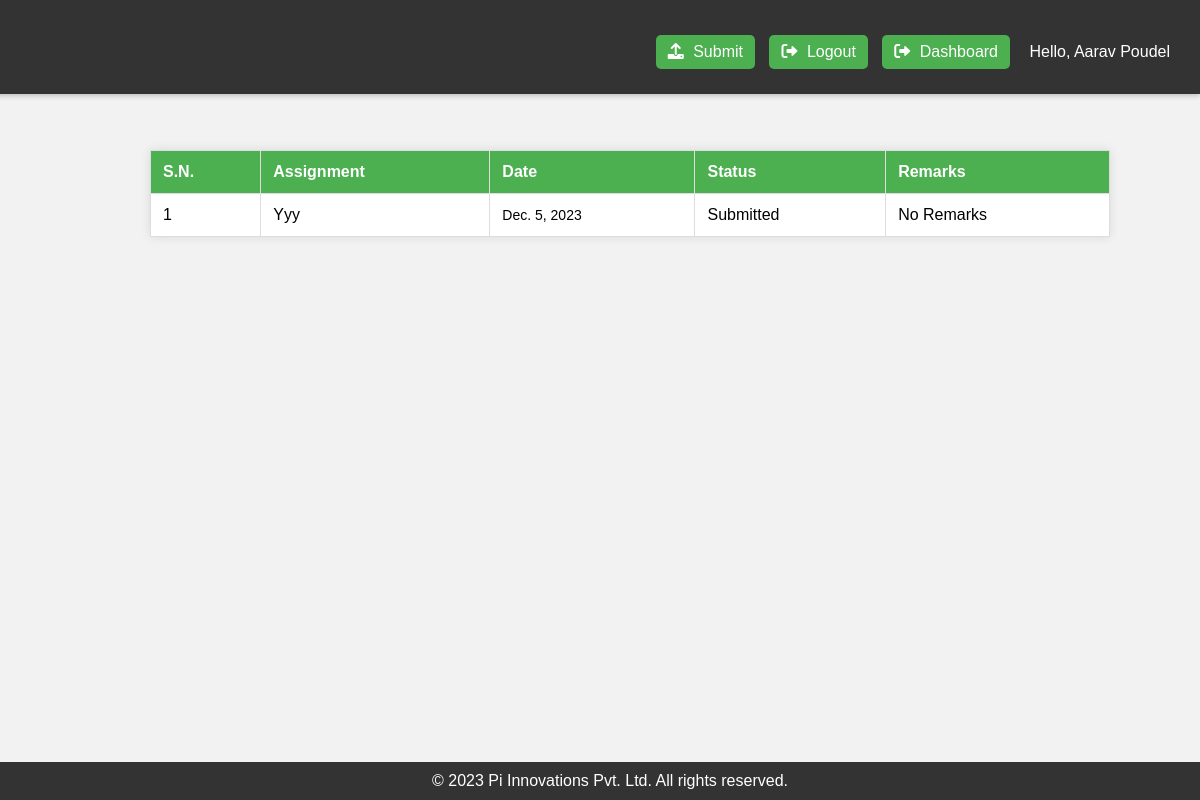
Page / (signed in) on the earlier database version.
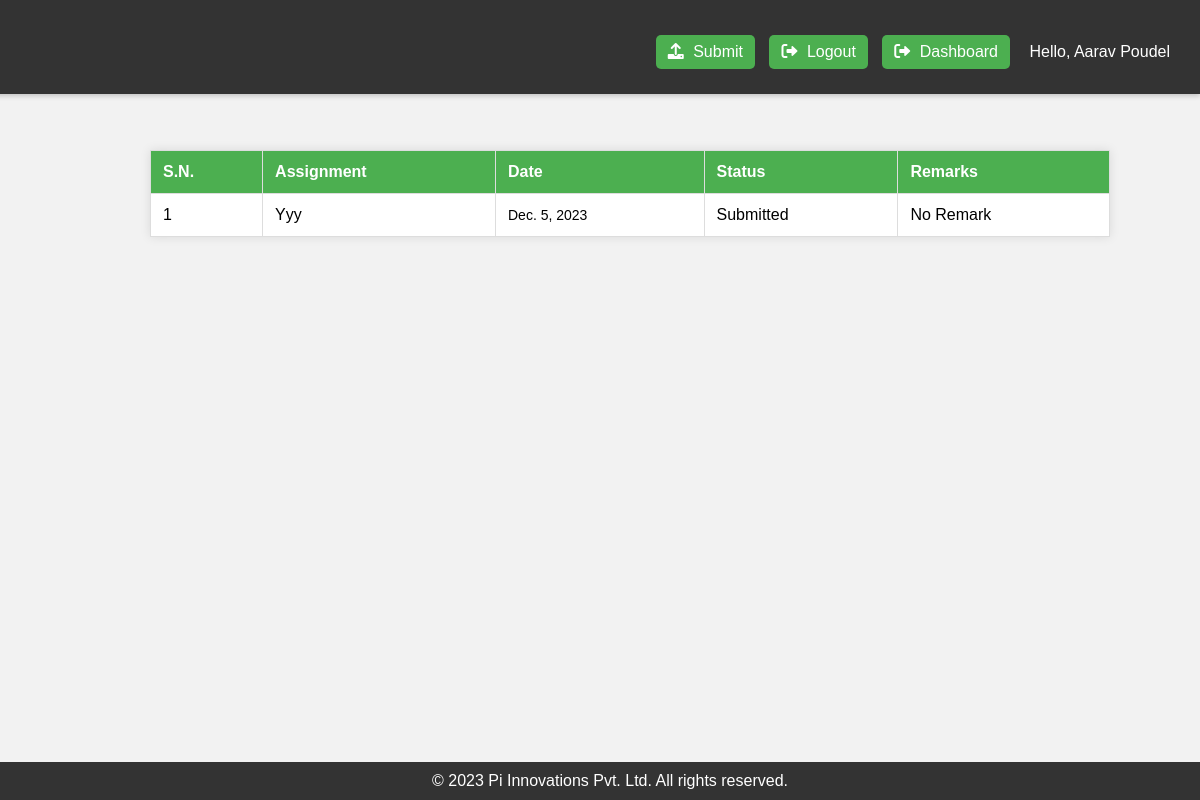
Same page on the later database version.
### assignmentapp/models.py (models this page shows, shortened)
class Assignment(models.Model):
    title = models.CharField(max_length=200)
    uploadedDate = models.DateField(auto_now_add=True,null=True,blank=True)
    uploaded_by = models.ForeignKey(User, on_delete=models.CASCADE)
    file = models.FileField(upload_to='assignments/')
    status = models.CharField(max_length = 10,choices = (('Checked','Checked'),
                                                        ('Submitted','Submitted')),default='Submitted')
    remarks = models.TextField(default="No Remarks")

### assignmentapp/views.py (the view)
# urls.py: path('',views.home,name='home'),
def home(request):
    stu = None
    if request.user.is_authenticated:
        assignments = Assignment.objects.filter(uploaded_by=request.user)
        stu = Student.objects.get(user=request.user)
    else:
        assignments = []
    return render(request, 'home.html', {'assignments': assignments,'student':stu})

### templates/home.html (shortened to what this page needs)
<!DOCTYPE html>
<html lang="en">
<head>
    <link rel="stylesheet" href="https://cdnjs.cloudflare.com/ajax/libs/font-awesome/6.0.0/css/all.min.css">
</head>
<body>
    <nav>
        <div class="container">
            {% if user.is_authenticated %}
                <button onclick="location.href='{% url 'submit' %}'"><i class="fas fa-upload"></i> Submit</button>
                <button onclick="location.href='{% url 'logout' %}'"><i class="fas fa-sign-out-alt"></i> Logout</button>
                <button onclick="location.href='{% url 'dashboard' %}'"><i class="fas fa-sign-out-alt"></i> Dashboard</button>
                <span>Hello, {{ student.name }}</span>
            {% else %}
                <button onclick="location.href='{% url 'register' %}'"><i class="fas fa-user-plus"></i> Register</button>
                <button onclick="location.href='{% url 'login' %}'"><i class="fas fa-sign-in-alt"></i> Login</button>
            {% endif %}
        </div>
    </nav>
    {% if user.is_authenticated %}
    <table>
        <thead>
            <tr>
                <th>S.N.</th>
                <th>Assignment</th>
                <th>Date </th>
                <th>Status</th>
                <th>Remarks</th>
            </tr>
        </thead>
        <tbody>
            {% for assignment in assignments %}
            <tr>
                <td>{{ forloop.counter }}</td>
                <td>{{ assignment.title }}</td>
                <td>{{ assignment.uploadedDate }}</td>
                <td>{{ assignment.status }}</td>
                <td>{{ assignment.remarks }}</td>
            </tr>
            {% endfor %}
        </tbody>
    </table>
    {% endif %}
    <footer>
        &copy; 2023 Pi Innovations Pvt. Ltd. All rights reserved.
    </footer>
</body>
</html>

Differences in the rows shown:
changed Assignment "Yyy": remarks "No Remarks" → "No Remark"
